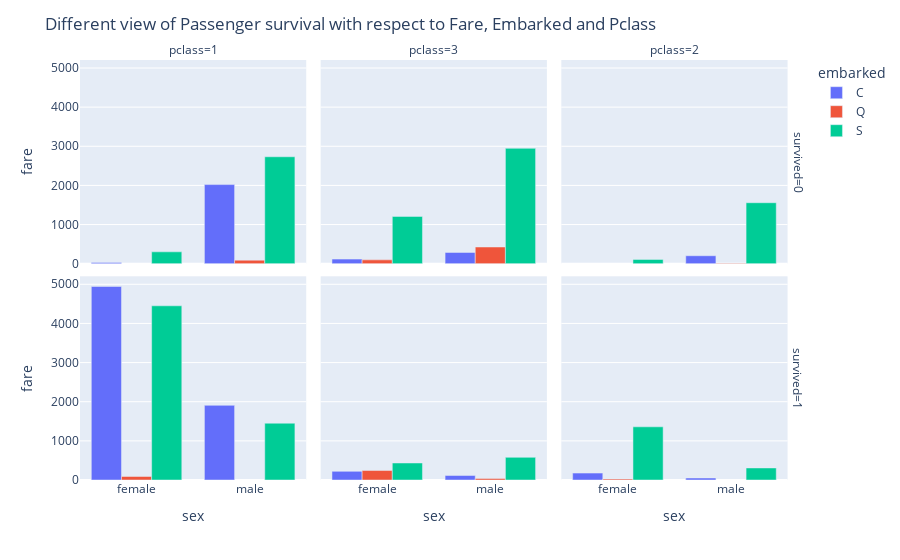

Here is the notebook cell this chart was saved with:
### Code cell
# Survival based on Fare, Embarked and Pclass
facet_data = df[['sex', 'survived', 'embarked', 'pclass', 'fare']].groupby(['sex', 'survived', 'embarked', 'pclass']).agg('sum').reset_index()
fig  = px.bar(facet_data, x='sex', y='fare', facet_row='survived', facet_col='pclass', color='embarked', barmode='group')
fig.update_layout(title_text='Different view of Passenger survival with respect to Fare, Embarked and Pclass')
fig.show()

### Figure 1 — Plotly figure (JSON) as saved in the notebook; plotly's stock layout.template omitted (floating-point values rounded to 4 significant figures)
{"data": [{"alignmentgroup": "True", "hovertemplate": "embarked=C<br>survived=0<br>pclass=1<br>sex=%{x}<br>fare=%{y}<extra></extra>", "legendgroup": "C", "marker": {"color": "#636efa", "pattern": {"shape": ""}}, "name": "C", "offsetgroup": "C", "orientation": "v", "showlegend": true, "textposition": "auto", "type": "bar", "x": ["female", "male"], "xaxis": "x4", "y": [28.71, 2021.0], "yaxis": "y4"}, {"alignmentgroup": "True", "hovertemplate": "embarked=C<br>survived=0<br>pclass=3<br>sex=%{x}<br>fare=%{y}<extra></extra>", "legendgroup": "C", "marker": {"color": "#636efa", "pattern": {"shape": ""}}, "name": "C", "offsetgroup": "C", "orientation": "v", "showlegend": false, "textposition": "auto", "type": "bar", "x": ["female", "male"], "xaxis": "x5", "y": [117.2, 287.8], "yaxis": "y5"}, {"alignmentgroup": "True", "hovertemplate": "embarked=C<br>survived=0<br>pclass=2<br>sex=%{x}<br>fare=%{y}<extra></extra>", "legendgroup": "C", "marker": {"color": "#636efa", "pattern": {"shape": ""}}, "name": "C", "offsetgroup": "C", "orientation": "v", "showlegend": false, "textposition": "auto", "type": "bar", "x": ["male"], "xaxis": "x6", "y": [203.3], "yaxis": "y6"}, {"alignmentgroup": "True", "hovertemplate": "embarked=C<br>survived=1<br>pclass=1<br>sex=%{x}<br>fare=%{y}<extra></extra>", "legendgroup": "C", "marker": {"color": "#636efa", "pattern": {"shape": ""}}, "name": "C", "offsetgroup": "C", "orientation": "v", "showlegend": false, "textposition": "auto", "type": "bar", "x": ["female", "male"], "xaxis": "x", "y": [4944.0, 1907.0], "yaxis": "y"}, {"alignmentgroup": "True", "hovertemplate": "embarked=C<br>survived=1<br>pclass=3<br>sex=%{x}<br>fare=%{y}<extra></extra>", "legendgroup": "C", "marker": {"color": "#636efa", "pattern": {"shape": ""}}, "name": "C", "offsetgroup": "C", "orientation": "v", "showlegend": false, "textposition": "auto", "type": "bar", "x": ["female", "male"], "xaxis": "x2", "y": [220.8, 114.4], "yaxis": "y2"}, {"alignmentgroup": "True", "hovertemplate": "embarked=C<br>survived=1<br>pclass=2<br>sex=%{x}<br>fare=%{y}<extra></extra>", "legendgroup": "C", "marker": {"color": "#636efa", "pattern": {"shape": ""}}, "name": "C", "offsetgroup": "C", "orientation": "v", "showlegend": false, "textposition": "auto", "type": "bar", "x": ["female", "male"], "xaxis": "x3", "y": [176.9, 50.87], "yaxis": "y3"}, {"alignmentgroup": "True", "hovertemplate": "embarked=Q<br>survived=0<br>pclass=1<br>sex=%{x}<br>fare=%{y}<extra></extra>", "legendgroup": "Q", "marker": {"color": "#EF553B", "pattern": {"shape": ""}}, "name": "Q", "offsetgroup": "Q", "orientation": "v", "showlegend": true, "textposition": "auto", "type": "bar", "x": ["male"], "xaxis": "x4", "y": [90], "yaxis": "y4"}, {"alignmentgroup": "True", "hovertemplate": "embarked=Q<br>survived=0<br>pclass=3<br>sex=%{x}<br>fare=%{y}<extra></extra>", "legendgroup": "Q", "marker": {"color": "#EF553B", "pattern": {"shape": ""}}, "name": "Q", "offsetgroup": "Q", "orientation": "v", "showlegend": false, "textposition": "auto", "type": "bar", "x": ["female", "male"], "xaxis": "x5", "y": [98.14, 426.3], "yaxis": "y5"}, {"alignmentgroup": "True", "hovertemplate": "embarked=Q<br>survived=0<br>pclass=2<br>sex=%{x}<br>fare=%{y}<extra></extra>", "legendgroup": "Q", "marker": {"color": "#EF553B", "pattern": {"shape": ""}}, "name": "Q", "offsetgroup": "Q", "orientation": "v", "showlegend": false, "textposition": "auto", "type": "bar", "x": ["male"], "xaxis": "x6", "y": [12.35], "yaxis": "y6"}, {"alignmentgroup": "True", "hovertemplate": "embarked=Q<br>survived=1<br>pclass=1<br>sex=%{x}<br>fare=%{y}<extra></extra>", "legendgroup": "Q", "marker": {"color": "#EF553B", "pattern": {"shape": ""}}, "name": "Q", "offsetgroup": "Q", "orientation": "v", "showlegend": false, "textposition": "auto", "type": "bar", "x": ["female"], "xaxis": "x", "y": [90], "yaxis": "y"}, {"alignmentgroup": "True", "hovertemplate": "embarked=Q<br>survived=1<br>pclass=3<br>sex=%{x}<br>fare=%{y}<extra></extra>", "legendgroup": "Q", "marker": {"color": "#EF553B", "pattern": {"shape": ""}}, "name": "Q", "offsetgroup": "Q", "orientation": "v", "showlegend": false, "textposition": "auto", "type": "bar", "x": ["female", "male"], "xaxis": "x2", "y": [242.0, 38.75], "yaxis": "y2"}, {"alignmentgroup": "True", "hovertemplate": "embarked=Q<br>survived=1<br>pclass=2<br>sex=%{x}<br>fare=%{y}<extra></extra>", "legendgroup": "Q", "marker": {"color": "#EF553B", "pattern": {"shape": ""}}, "name": "Q", "offsetgroup": "Q", "orientation": "v", "showlegend": false, "textposition": "auto", "type": "bar", "x": ["female"], "xaxis": "x3", "y": [24.7], "yaxis": "y3"}, {"alignmentgroup": "True", "hovertemplate": "embarked=S<br>survived=0<br>pclass=1<br>sex=%{x}<br>fare=%{y}<extra></extra>", "legendgroup": "S", "marker": {"color": "#00cc96", "pattern": {"shape": ""}}, "name": "S", "offsetgroup": "S", "orientation": "v", "showlegend": true, "textposition": "auto", "type": "bar", "x": ["female", "male"], "xaxis": "x4", "y": [303.1, 2732.0], "yaxis": "y4"}, {"alignmentgroup": "True", "hovertemplate": "embarked=S<br>survived=0<br>pclass=3<br>sex=%{x}<br>fare=%{y}<extra></extra>", "legendgroup": "S", "marker": {"color": "#00cc96", "pattern": {"shape": ""}}, "name": "S", "offsetgroup": "S", "orientation": "v", "showlegend": false, "textposition": "auto", "type": "bar", "x": ["female", "male"], "xaxis": "x5", "y": [1208.0, 2947.0], "yaxis": "y5"}, {"alignmentgroup": "True", "hovertemplate": "embarked=S<br>survived=0<br>pclass=2<br>sex=%{x}<br>fare=%{y}<extra></extra>", "legendgroup": "S", "marker": {"color": "#00cc96", "pattern": {"shape": ""}}, "name": "S", "offsetgroup": "S", "orientation": "v", "showlegend": false, "textposition": "auto", "type": "bar", "x": ["female", "male"], "xaxis": "x6", "y": [109.5, 1558.0], "yaxis": "y6"}, {"alignmentgroup": "True", "hovertemplate": "embarked=S<br>survived=1<br>pclass=1<br>sex=%{x}<br>fare=%{y}<extra></extra>", "legendgroup": "S", "marker": {"color": "#00cc96", "pattern": {"shape": ""}}, "name": "S", "offsetgroup": "S", "orientation": "v", "showlegend": false, "textposition": "auto", "type": "bar", "x": ["female", "male"], "xaxis": "x", "y": [4450.0, 1451.0], "yaxis": "y"}, {"alignmentgroup": "True", "hovertemplate": "embarked=S<br>survived=1<br>pclass=3<br>sex=%{x}<br>fare=%{y}<extra></extra>", "legendgroup": "S", "marker": {"color": "#00cc96", "pattern": {"shape": ""}}, "name": "S", "offsetgroup": "S", "orientation": "v", "showlegend": false, "textposition": "auto", "type": "bar", "x": ["female", "male"], "xaxis": "x2", "y": [434.7, 579.1], "yaxis": "y2"}, {"alignmentgroup": "True", "hovertemplate": "embarked=S<br>survived=1<br>pclass=2<br>sex=%{x}<br>fare=%{y}<extra></extra>", "legendgroup": "S", "marker": {"color": "#00cc96", "pattern": {"shape": ""}}, "name": "S", "offsetgroup": "S", "orientation": "v", "showlegend": false, "textposition": "auto", "type": "bar", "x": ["female", "male"], "xaxis": "x3", "y": [1359.0, 307.8], "yaxis": "y3"}], "layout": {"annotations": [{"font": {}, "showarrow": false, "text": "pclass=1", "x": 0.1567, "xanchor": "center", "xref": "paper", "y": 1, "yanchor": "bottom", "yref": "paper"}, {"font": {}, "showarrow": false, "text": "pclass=3", "x": 0.49, "xanchor": "center", "xref": "paper", "y": 1, "yanchor": "bottom", "yref": "paper"}, {"font": {}, "showarrow": false, "text": "pclass=2", "x": 0.8233, "xanchor": "center", "xref": "paper", "y": 1, "yanchor": "bottom", "yref": "paper"}, {"font": {}, "showarrow": false, "text": "survived=1", "textangle": 90, "x": 0.98, "xanchor": "left", "xref": "paper", "y": 0.2425, "yanchor": "middle", "yref": "paper"}, {"font": {}, "showarrow": false, "text": "survived=0", "textangle": 90, "x": 0.98, "xanchor": "left", "xref": "paper", "y": 0.7575, "yanchor": "middle", "yref": "paper"}], "barmode": "group", "legend": {"title": {"text": "embarked"}, "tracegroupgap": 0}, "margin": {"t": 60}, "title": {"text": "Different view of Passenger survival with respect to Fare, Embarked and Pclass"}, "xaxis": {"anchor": "y", "domain": [0, 0.3133], "title": {"text": "sex"}}, "xaxis2": {"anchor": "y2", "domain": [0.3333, 0.6467], "matches": "x", "title": {"text": "sex"}}, "xaxis3": {"anchor": "y3", "domain": [0.6667, 0.98], "matches": "x", "title": {"text": "sex"}}, "xaxis4": {"anchor": "y4", "domain": [0, 0.3133], "matches": "x", "showticklabels": false}, "xaxis5": {"anchor": "y5", "domain": [0.3333, 0.6467], "matches": "x", "showticklabels": false}, "xaxis6": {"anchor": "y6", "domain": [0.6667, 0.98], "matches": "x", "showticklabels": false}, "yaxis": {"anchor": "x", "domain": [0, 0.485], "title": {"text": "fare"}}, "yaxis2": {"anchor": "x2", "domain": [0, 0.485], "matches": "y", "showticklabels": false}, "yaxis3": {"anchor": "x3", "domain": [0, 0.485], "matches": "y", "showticklabels": false}, "yaxis4": {"anchor": "x4", "domain": [0.515, 1], "matches": "y", "title": {"text": "fare"}}, "yaxis5": {"anchor": "x5", "domain": [0.515, 1], "matches": "y", "showticklabels": false}, "yaxis6": {"anchor": "x6", "domain": [0.515, 1], "matches": "y", "showticklabels": false}}}
